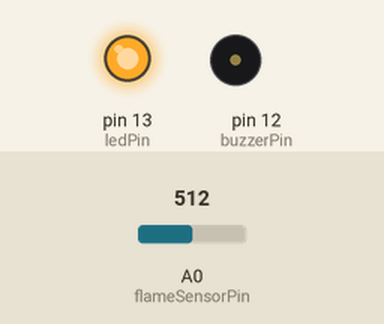
Recording of a sketch running on a simulated Arduino Uno, built with avr-gcc and run on an emulated ATmega328P. Shown: output pins drawn as LEDs (lit = HIGH), buzzer (waves = sounding). The test bench sets the inputs (shaded band); at power-on: A0 (flameSensorPin) = 512. What the sketch prints to the serial monitor is not drawn.

Above: at 1.8 s.
1.9 s: A0 (flameSensorPin) set to 503
At 2.6 s:
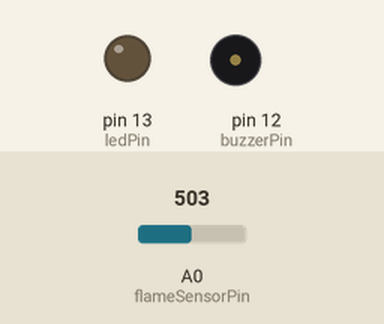
5.5 s: A0 (flameSensorPin) set to 716
At 6.9 s:
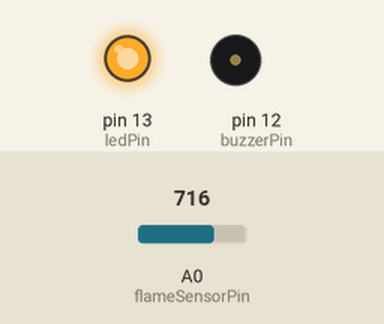
7.5 s: A0 (flameSensorPin) set to 511
At 8.12 s:
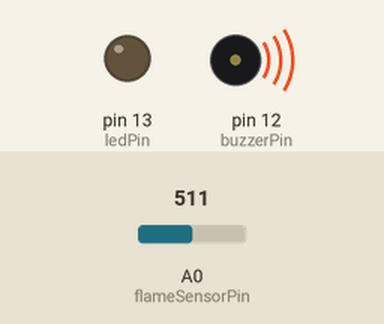
11.6 s: A0 (flameSensorPin) set to 900
At 12.9 s:
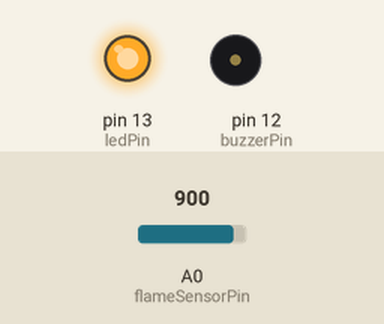
Timing chart, 0 to 14.5 s (numbered marks = the images above; inputs shaded):
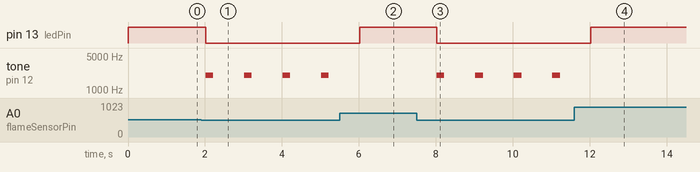

The sketch:

Arduino_flame.ino
```cpp
// === ML Model Parameters (from your Python training) ===
float weight = 0.053855f;   // example; replace with your value
float bias   = -27.539853f; // example; replace with your value

// === Pin Definitions ===
const int flameSensorPin = A0;  // analog input
const int ledPin         = 13;  // status LED
const int buzzerPin      = 12;  // buzzer output

// === Sigmoid Function ===
float sigmoid(float x) {
  return 1.0 / (1.0 + exp(-x));
}

void setup() {
  pinMode(flameSensorPin, INPUT);
  pinMode(ledPin, OUTPUT);
  pinMode(buzzerPin, OUTPUT);
  Serial.begin(9600);
  Serial.println("🔥 ML Flame Detector with Buzzer");
}

void loop() {
  int rawVal = analogRead(flameSensorPin);     // 0–1023
  float logit = weight * rawVal + bias;
  float prob  = sigmoid(logit);

  Serial.print("Raw = ");
  Serial.print(rawVal);
  Serial.print(" | Prob = ");
  Serial.println(prob, 4);

  if (prob > 0.5) {
    Serial.println("✅ No Flame");
    digitalWrite(ledPin, HIGH);
    // Sound buzzer: 2 kHz tone for 200 ms
    noTone(buzzerPin);
  } else {
    Serial.println("🔥 FLAME DETECTED");
    digitalWrite(ledPin, LOW);
    tone(buzzerPin, 2000, 200);
  }

  delay(1000);
}
```

Measured:
- the behaviour switches between 512 and 511 on A0 (flameSensorPin) (found by bisection; images 0 and 1)
- after the input at 1.9 s, pin 13 (ledPin): HIGH → LOW after 0.12 s; tone on pin 12 (buzzerPin): alternates 2000 Hz for 0.20 s and silent for 0.80 s, starting after 0.12 s
- after the input at 5.5 s, pin 13 (ledPin): LOW → HIGH after 0.52 s; tone on pin 12 (buzzerPin): stops changing and stays silent
- after the input at 7.5 s, pin 13 (ledPin): HIGH → LOW after 0.52 s; tone on pin 12 (buzzerPin): alternates 2000 Hz for 0.20 s and silent for 0.80 s, starting after 0.52 s
- after the input at 11.6 s, pin 13 (ledPin): LOW → HIGH after 0.43 s; tone on pin 12 (buzzerPin): stops changing and stays silent
